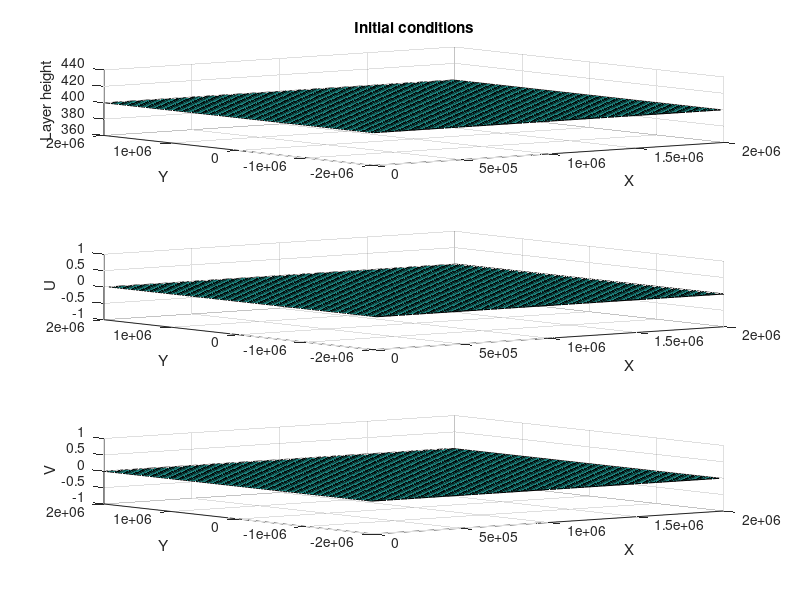
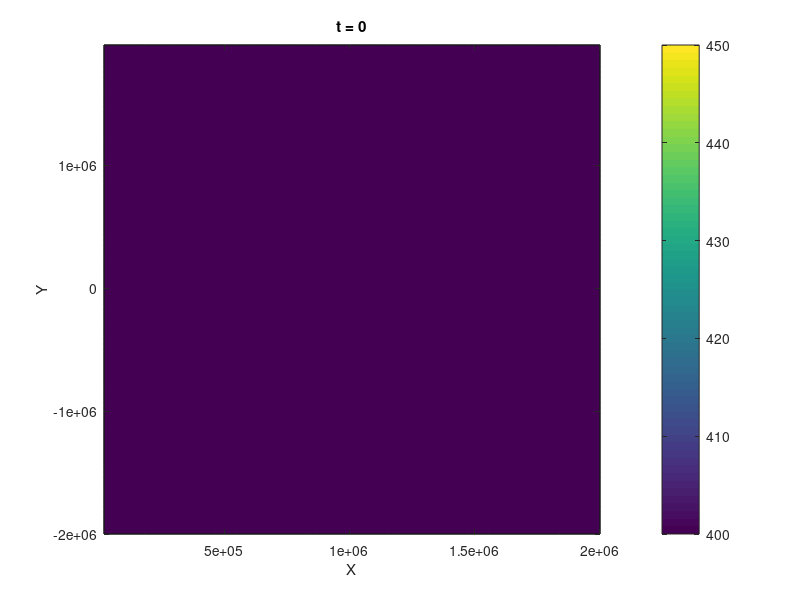
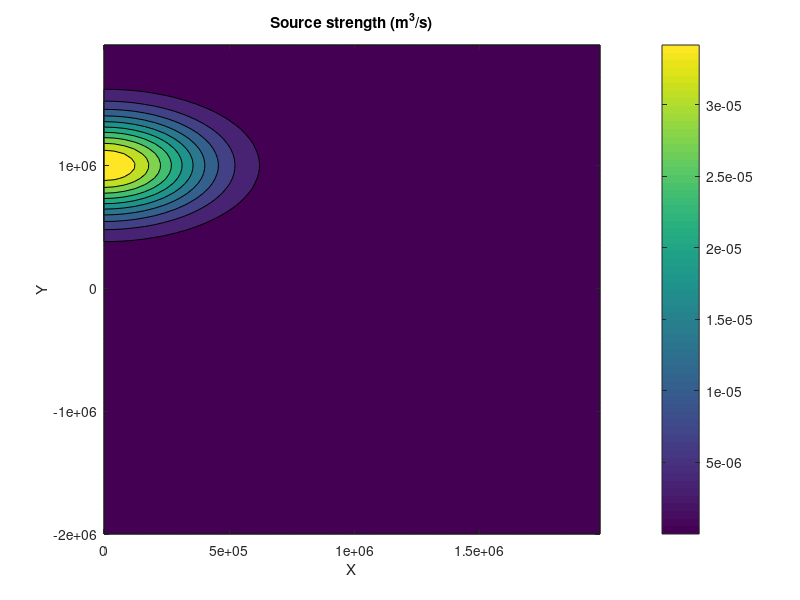

The MATLAB script that drew these images, in order: (Note: this script raises an error after producing the figures.)
clear all; close all; clc;
%% Constants
G = 0.01; % gravitational constant
F = 0; % coriolis frequency
BETA = 2E-11; % beta-plane parameter
T1 = 200 * 24 * 3600; % end time (200 days)
D = 400; % water depth
X = 2000e3; % domain size
Y = 4000e3;
KAPPA = 1/(100 * 24 * 3600); % bottom friction parameter (1/8.5 days)
LAMBDA = 1/(200 * 24 * 3600); % damping coefficient (1/200 days)
WIDTH = 400e3; % source width
Q = 10e6; % source strength (10 Sv)
DX = 40e3; % target grid spacing
DY = 40e3;
DT_FACTOR = 10; % you may have to increase this to ensure stability

%% Construct staggered grid
x = linspace(0,X,2*fix(X/DX));
y = linspace(-Y/2,Y/2,2*fix(Y/DY));

[X_H, Y_H] = meshgrid(x(1:2:end),y(1:2:end));
[X_U, Y_U] = meshgrid(x(2:2:end),y(1:2:end));
[X_V, Y_V] = meshgrid(x(1:2:end),y(2:2:end));

DX = 2*(x(2) - x(1))
DY = 2*(y(2) - y(1))
DT = min(DX,DY) / sqrt(G*D) / DT_FACTOR % calculate dt from CFL condition

%% Initial conditions
% rest
h0 = ones(size(X_H)) * D;
u0 = zeros(size(X_U));
v0 = zeros(size(X_V));

figure(1)
clf();

subplot(3,1,1);
surf(X_H,Y_H,h0);
xlabel('X');
ylabel('Y');
zlabel('Layer height');
title('Initial conditions');

subplot(3,1,2);
surf(X_U,Y_U,u0);
xlabel('X');
ylabel('Y');
zlabel('U');

subplot(3,1,3);
surf(X_V,Y_V,v0);
xlabel('X');
ylabel('Y');
zlabel('V');

%% Prepare source term
% require that the integrated source is equal to Q
water_source = exp(-(X_H.^2 + (Y_H-Y/4).^2)/WIDTH^2);
source_normalization = sum(reshape(water_source,1,[])*DX*DY);
water_source = Q / source_normalization * water_source;

figure(5);
clf();
contourf(X_H,Y_H,water_source);
xlabel('X');
ylabel('Y');
colorbar();
title('Source strength (m^3/s)');

%% Prepare output
figure(2);
clf();
%plot_h = surf(X_H,Y_H,h0);
[~, plot_h] = contourf(X_U,Y_U,h0,390:5:475);
xlabel('X');
ylabel('Y');
zlabel('Layer height');
title_h = title('t = 0');
c = colorbar();
caxis([400 450])

figure(3);
clf();
colormap redbluecmap
[~, plot_u] = contourf(X_U,Y_U,u0);
xlabel('X');
ylabel('Y');
title_u = title('t = 0');
c = colorbar();
c.Label.String = 'U';

figure(4);
clf();
colormap redbluecmap
[~, plot_v] = contourf(X_V,Y_V,v0);
xlabel('X');
ylabel('Y');
title_v = title('t = 0');
c = colorbar();
c.Label.String = 'V';

figure(2);

%% Main solution loop
t = 0;
h = h0;
u = u0;
v = v0;

while t < T1
    %% update solution
    
    % To avoid loops and explicit treatment of the boundaries, we introduce
    % ghost grid cells that represent the boundary conditions for u and h.
    
    % add ghost cells to make h large enough to shift it by 1 and -1
    % note that h_pad(2:end-1,2:end-1) = h
    h_pad = [nan, h(1,:), nan ; h(:,1), h, h(:,end) ; nan, h(end,:), nan];
    
    % update solution for u and v
    % h padding leads to u_new(:,end) == v_new(end,:) == 0 for our
    % staggered grid
    
    % calculate prediction
    u_pred = (1-DT*KAPPA) * u - G*DT/DX*(h_pad(2:end-1,3:end) - h);
    v_pred = (1-DT*KAPPA) * v - G*DT/DY*(h_pad(3:end,2:end-1) - h);
    
    % update with coriolis force
    alpha = DT * (F + BETA * Y_H);
    beta = 0.25*alpha.^2;
    u_new = (u_pred - beta .* u + alpha .* v)./(1+beta);
    v_new = (v_pred - beta .* v - alpha .* u)./(1+beta);
    
    % re-enforce BC
    u_new(:,end) = 0;
    v_new(end,:) = 0;
    
    % add ghost cells to u_new and v_new (no-slip BC)
    [m, n] = size(u_new);
    u_new_pad = [zeros(1,n+2) ; zeros(m,1), u_new, zeros(m,1) ; zeros(1,n+2)];
    u_plus = .5*(u_new_pad + abs(u_new_pad));
    u_minus = .5*(u_new_pad - abs(u_new_pad));
    
    [m, n] = size(v_new);
    v_new_pad = [zeros(1,n+2) ; zeros(m,1), v_new, zeros(m,1) ; zeros(1,n+2)];
    v_plus = .5*(v_new_pad + abs(v_new_pad));
    v_minus = .5*(v_new_pad - abs(v_new_pad));
    
    % calculate upwinding values
    uh_e = u_plus(2:end-1,2:end-1) .* h + u_minus(2:end-1,2:end-1) .* h_pad(2:end-1,3:end);
    vh_n = v_plus(2:end-1,2:end-1) .* h + v_minus(2:end-1,2:end-1) .* h_pad(3:end,2:end-1);
    uh_w = u_plus(2:end-1,1:end-2) .* h_pad(2:end-1,1:end-2) + u_minus(2:end-1,1:end-2) .* h;
    vh_s = v_plus(1:end-2,2:end-1) .* h_pad(1:end-2,2:end-1) + v_minus(1:end-2,2:end-1) .* h;
    
    % update solution for h
    h_new = h - DT/DX*(uh_e - uh_w) - DT/DY*(vh_n - vh_s) + DT*(water_source - LAMBDA*(h-D));

    %% update solutions
    h = h_new;
    u = u_new;
    v = v_new;
    
    %% step time
    t = t + DT;
    
    %% output
    plot_h.ZData = h;
    title_h.String = ['t = ' num2str(t)];
    plot_u.ZData = u;
    title_u.String = ['t = ' num2str(t)];
    plot_v.ZData = v;
    title_v.String = ['t = ' num2str(t)];
    drawnow limitrate;
    
end
% Conclusion: KAPPA=1/(100 days)
% Strong difussion coefficient 
% more upwelling everywhere 